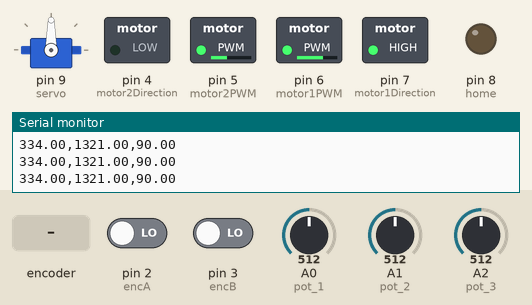
The sketch below on a simulated Arduino Uno, built with avr-gcc and run on an emulated ATmega328P. Shown: servo, switched loads named in the sketch (green lamp = pin HIGH), output pins drawn as LEDs (lit = HIGH), the last lines printed to the serial monitor. Dashed ring = blinking. The test bench sets the inputs (shaded band); at power-on: A2 (pot_3) = 512, pin 2 (encA) LOW, pin 3 (encB) LOW, A0 (pot_1) = 512, A1 (pot_2) = 512.

Above: at 1.2 s.
1.3 s: A2 (pot_3) set to 552
At 2.3 s:
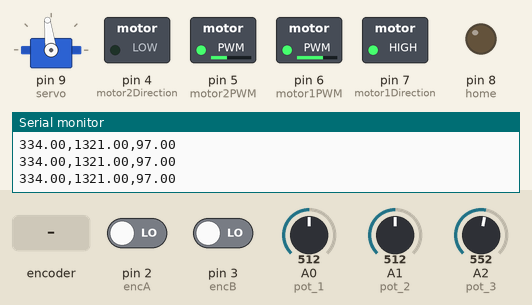
2.8 s: A2 (pot_3) set to 580
At 3.8 s:
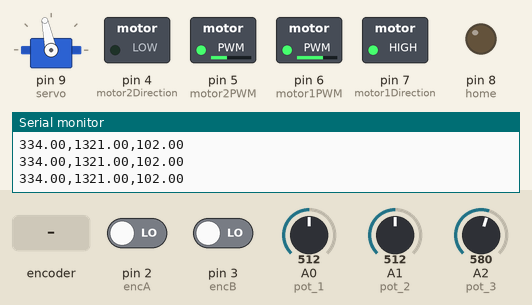
4.3 s: A2 (pot_3) set to 306
At 5.5 s:
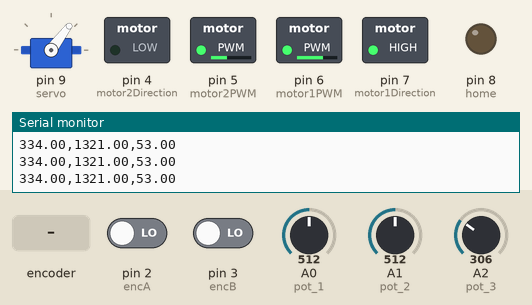
5.8 s: A2 (pot_3) set to 55
At 7.0 s:
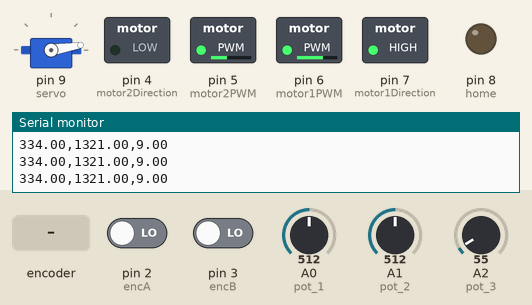
7.3 s: rotary encoder on pin 2 (encA) / pin 3 (encB) turned 3 steps (first pin leading)
At 7.58 s:
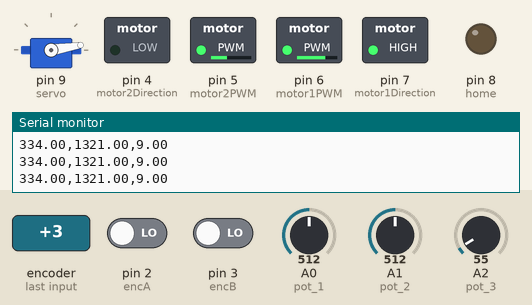
9.4 s: A2 (pot_3) set to 122
At 9.8 s:
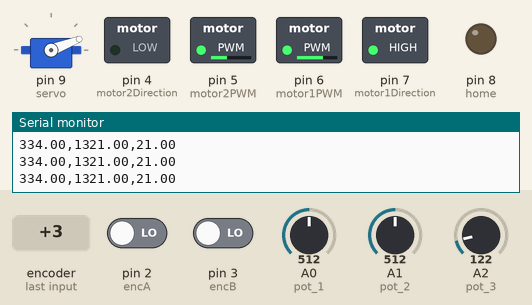
Timing chart, 0 to 11.9 s (numbered marks = the images above; inputs shaded):
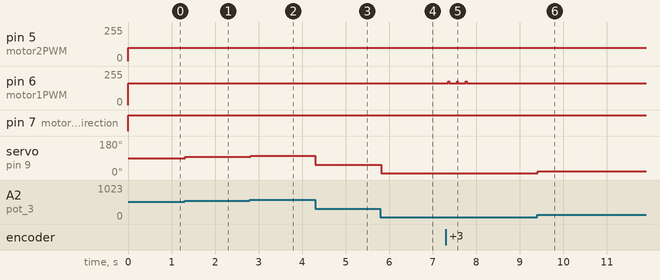

Measured:
- after the input at 1.3 s, servo on pin 9 (servo): 90° → 97° at once
- after the input at 2.8 s, servo on pin 9 (servo): 97° → 102° at once
- after the input at 4.3 s, servo on pin 9 (servo): 102° → 53° at once
- after the input at 5.8 s, servo on pin 9 (servo): 53° → 9° at once
- after the input at 7.3 s, pin 6 (motor1PWM): alternates 180/255 for 0.02 s and 165/255 for 0.17 s, 6 changes in all, then stays 165/255, starting after 0.06 s
- after the input at 9.4 s, servo on pin 9 (servo): 9° → 21° at once

The sketch:

3GDL_POTENC_MATLAB.ino
```cpp
#include <PID_v1.h>
#include <Servo.h>

const int pot_1 = A0;
const int pot_2 = A1;
const int pot_3 = A2;
const byte encA = 2;
const byte encB = 3;
const byte motor1PWM = 6;
const byte motor1Direction = 7;
const byte motor2PWM = 5;
const byte motor2Direction = 4;
const byte home = 8;

double Setpoint1, Input1, Output1, LSetpoint1 = 0, err1 = 0, kp1, ki1, kd1, outMax1, outMin1;
volatile long contador1 = 0;
double Setpoint2, Input2, Output2, LSetpoint2 = 0, err2 = 0, kp2, ki2, kd2, outMax2, outMin2;
volatile long contador2 = 0;
Servo servo;
int Setpoint3, LSetpoint3=0, out1 = 0, out2 = 0;
double aux1 = 0, aux2 = 0, aux3 = 0;
int a =0;
PID myPID1(&Input1, &Output1, &Setpoint1, 0.0, 0.0, 0.0,P_ON_M, DIRECT);
PID myPID2(&Input2, &Output2, &Setpoint2, 0.0, 0.0, 0.0,P_ON_M, DIRECT);

void setup() {
  Serial.begin(9600);
  TCCR0B = TCCR0B & B11111000 | 1; // set timer 0 divisor to     1 for PWM frequency of 62500.00 Hz (pin5, poin6)
  //TCCR1B = TCCR1B & B11111000 | 1;    // set timer 1 divisor to  1 for PWM frequency of 31372.55 Hz
  pinMode(motor1PWM, OUTPUT);
  pinMode(motor1Direction, OUTPUT);
  pinMode(motor2PWM, OUTPUT);
  pinMode(motor2Direction, OUTPUT);
  outMax1 = 65;   outMin1 = 50;  kp1 = 0.1;  ki1 = 100;  kd1 = 10000000;
  //outMax1 = 30;   outMin1 = 20;
  myPID1.SetSampleTime(25);
  myPID1.SetOutputLimits(outMin1, outMax1);
  myPID1.SetTunings(kp1, ki1, kd1);
  myPID1.SetMode(AUTOMATIC);//MANUAL
  outMax2 = 150;  outMin2 = 100;  kp2 = 100;  ki2 = 0;    kd2 = 1000;
  myPID2.SetSampleTime(25);
  myPID2.SetOutputLimits(outMin2, outMax2);
  myPID2.SetTunings(kp2, ki2, kd2);
  myPID2.SetMode(AUTOMATIC);
  servo.attach(9);
  servo.write(0);
  pinMode(home, INPUT);
  moveRobotToHome();
  pinMode(home, OUTPUT);
  pinMode(encA, INPUT);
  pinMode(encB, INPUT);
  attachInterrupt(digitalPinToInterrupt(encA), encoder1, RISING);
  attachInterrupt(digitalPinToInterrupt(encB), encoder2, RISING);
}

void loop() {
  aux1 = map(analogRead(pot_1),0,1023,0,668);
  if (abs(aux1-LSetpoint1) > 4) {
    Setpoint1 = map(analogRead(pot_1),0,1023,0,668);
  }
  Input1 = (double)contador1;
  while (!myPID1.Compute());
  err1 = Setpoint1 - LSetpoint1;
  if (err1 < 0) {   // > sentido horario,  < Sentido antihorario
    digitalWrite(motor1Direction, LOW);
    if ((abs(err1) - contador1) > 0) {
      analogWrite(motor1PWM, abs(Output1));
    } else {
      digitalWrite(motor1PWM, LOW);
      LSetpoint1 = Setpoint1;
      contador1 = 0;
    }
  }
  else if (err1 == 0) {
    digitalWrite(motor1Direction, LOW);
    digitalWrite(motor1PWM, LOW);
  }
  else {
    digitalWrite(motor1Direction, HIGH);
    if ((abs(err1) - contador1) > 0) {
      analogWrite(motor1PWM, 230-Output1); //230-Output1
    } else {
      digitalWrite(motor1PWM, HIGH);
      LSetpoint1 = Setpoint1;
      contador1 = 0;
    }
  }
  //*******************************************************************************//
  aux2 = map(analogRead(pot_2),0,1023,0,2640);
  if (abs(aux2-LSetpoint2) > 25) {
    Setpoint2 = map(analogRead(pot_2),0,1023,0,2640);
  }
  Input2 = (double)contador2;
  while (!myPID2.Compute());
  err2 = Setpoint2 - LSetpoint2;
  if (err2 > 0) { // > sentido antihorario < sentido horario
    digitalWrite(motor2Direction, LOW);
    if ((abs(err2) - contador2) > 0) {
      analogWrite(motor2PWM, abs(Output2));
    } else {
      digitalWrite(motor2PWM, LOW);
      LSetpoint2 = Setpoint2;
      contador2 = 0;
    }
  }
  else if (err2 == 0) {
    digitalWrite(motor2Direction, LOW);
    analogWrite(motor2PWM, LOW);
  }
  else {
    digitalWrite(motor2Direction, HIGH);
    if ((abs(err2) - contador2) > 0) {
      analogWrite(motor2PWM, 220-Output2);
    } else {
      digitalWrite(motor2PWM, HIGH);
      LSetpoint2 = Setpoint2;
      contador2 = 0;
    }
  }
//*******************************************************************************//
  aux3 = map(analogRead(pot_3),0,1023,0,180);
  if (abs(aux3-LSetpoint3) > 4) {
    Setpoint3 = map(analogRead(pot_3),0,1023,0,180);
    LSetpoint3 = Setpoint3;
  }
  servo.write(Setpoint3);

  /*
  a = LSetpoint3;
  if (a<Setpoint3) {
    a = a+0.1;
  } else if (a == Setpoint3) {
    servo.write(a);
  } else {
    a = a-0.1;
  }
  servo.write(a);
  */

  Serial.print(aux1);
  Serial.print(",");
  Serial.print(aux2);
  Serial.print(",");
  Serial.print(aux3);
  Serial.write(13);
  Serial.write(10);
}

void encoder1() {
  contador1++;
}

void encoder2() {
  contador2++;
}

void moveRobotToHome() {
  while (digitalRead(home) == LOW) {
    analogWrite(motor2PWM, 155);
    digitalWrite(motor2Direction, HIGH);
  }
  digitalWrite(motor2Direction, LOW);
  digitalWrite(motor2PWM, LOW);
}
```
